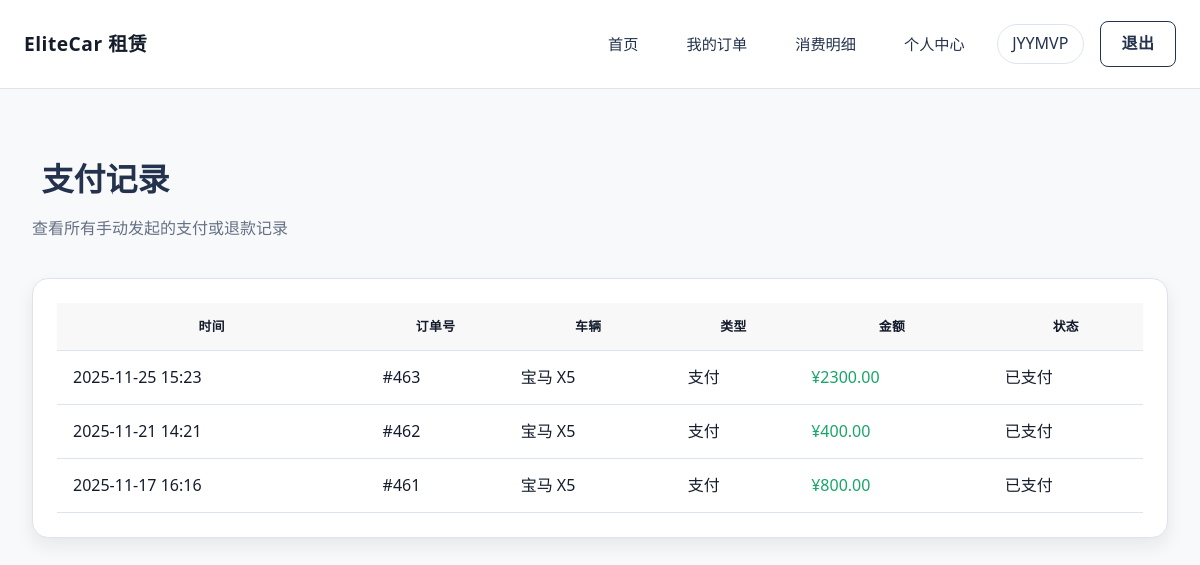
Screenshot of /accounts/payment/history/ (signed in) with the database file from the repository.
### accounts/models.py (models this page shows, shortened)
class Payment(models.Model):
    PAYMENT_STATUS_CHOICES = [
        ('PENDING', '待支付'),
        ('PAID', '已支付'),
        ('FAILED', '支付失败'),
        ('REFUNDED', '已退款'),
    ]
    TRANSACTION_TYPE_CHOICES = [
        ('CHARGE', '支付'),
        ('REFUND', '退款'),
    ]
    PAYMENT_METHOD_CHOICES = [
        ('ALIPAY', '支付宝'),
        ('WECHAT', '微信支付'),
        ('BANK', '银行卡'),
        ('CASH', '现金'),
    ]
    rental = models.ForeignKey(
        Rental,
        on_delete=models.CASCADE,
        related_name='payments',
        verbose_name='订单'
    )
    user = models.ForeignKey(
        User,
        on_delete=models.CASCADE,
        related_name='payments',
        verbose_name='用户'
    )
    amount = models.DecimalField(
        '支付金额',
        max_digits=10,
        decimal_places=2,
        validators=[MinValueValidator(Decimal('0.01'))],
        help_text='支付金额'
    )
    payment_method = models.CharField(
        '支付方式',
        max_length=20,
        choices=PAYMENT_METHOD_CHOICES,
        default='ALIPAY',
        help_text='支付方式'
    )
    transaction_type = models.CharField(
        '交易类型',
        max_length=20,
        choices=TRANSACTION_TYPE_CHOICES,
        default='CHARGE',
        help_text='区分支付或退款'
    )
    status = models.CharField(
        '支付状态',
        max_length=20,
        choices=PAYMENT_STATUS_CHOICES,
        default='PENDING',
        help_text='支付状态'
    )
    description = models.CharField(
        '备注',
        max_length=255,
        blank=True,
        null=True,
        help_text='支付或退款说明'
    )
    transaction_id = models.CharField(
        '交易号',
        max_length=100,
        blank=True,
        null=True,
        help_text='第三方交易号'
    )
    paid_at = models.DateTimeField(
        '支付时间',
        blank=True,
        null=True,
        help_text='实际支付时间'
    )
    created_at = models.DateTimeField(
        '创建时间',
        auto_now_add=True
    )
    updated_at = models.DateTimeField(
        '更新时间',
        auto_now=True
    )
    class Meta:
        db_table = 'payments'
        verbose_name = '支付记录'
        verbose_name_plural = '支付记录'
        ordering = ['-created_at']
        indexes = [
            models.Index(fields=['user', 'status']),
            models.Index(fields=['rental']),
            models.Index(fields=['transaction_id']),
            models.Index(fields=['transaction_type']),
        ]

### rentals/models.py (models this page shows, shortened)
class Rental(models.Model):
    RENTAL_STATUS_CHOICES = [
        ('PENDING', '预订中'),
        ('ONGOING', '进行中'),
        ('COMPLETED', '已完成'),
        ('CANCELLED', '已取消'),
    ]
    SETTLEMENT_STATUS_CHOICES = [
        ('UNSETTLED', '未结算'),
        ('PARTIAL', '部分结算'),
        ('SETTLED', '已结算'),
    ]
    customer = models.ForeignKey(
        Customer,
        on_delete=models.CASCADE,
        related_name='rentals',
        verbose_name='客户'
    )
    vehicle = models.ForeignKey(
        Vehicle,
        on_delete=models.CASCADE,
        related_name='rentals',
        verbose_name='车辆'
    )
    start_date = models.DateField(
        '租赁开始日期',
        help_text='租赁开始日期'
    )
    end_date = models.DateField(
        '租赁结束日期',
        help_text='租赁结束日期'
    )
    actual_return_date = models.DateField(
        '实际还车日期',
        blank=True,
        null=True,
        help_text='实际还车日期'
    )
    total_amount = models.DecimalField(
        '总金额',
        max_digits=10,
        decimal_places=2,
        validators=[MinValueValidator(Decimal('0.01'))],
        help_text='租赁总费用'
    )
    deposit = models.DecimalField(
        '押金',
        max_digits=10,
        decimal_places=2,
        default=Decimal('0.00'),
        validators=[MinValueValidator(Decimal('0.00'))],
        help_text='租赁押金金额'
    )
    pickup_location = models.CharField(
        '取车地点',
        max_length=200,
        default='门店',
        help_text='取车地点'
    )
    return_location = models.CharField(
        '还车地点',
        max_length=200,
        blank=True,
        null=True,
        help_text='还车地点（异地还车时填写）'
    )
    is_cross_location_return = models.BooleanField(
        '是否异地还车',
        default=False,
        help_text='是否异地还车'
    )
    cross_location_fee = models.DecimalField(
        '异地还车费用',
        max_digits=10,
        decimal_places=2,
        default=Decimal('0.00'),
        validators=[MinValueValidator(Decimal('0.00'))],
        help_text='异地还车产生的额外费用'
    )
    status = models.CharField(
        '订单状态',
        max_length=20,
        choices=RENTAL_STATUS_CHOICES,
        default='PENDING',
        help_text='当前订单状态'
    )
    notes = models.TextField(
        '备注',
        blank=True,
        null=True,
        help_text='订单备注信息'
    )
    created_at = models.DateTimeField(
        '创建时间',
        auto_now_add=True
    )
    updated_at = models.DateTimeField(
        '更新时间',
        auto_now=True
    )
    settlement_status = models.CharField(
        '结算状态',
        max_length=20,
        choices=SETTLEMENT_STATUS_CHOICES,
        default='UNSETTLED',
        help_text='订单费用结算状态'
    )
    settled_at = models.DateTimeField(
        '结算时间',
        blank=True,
        null=True,
        help_text='订单完成并结算的时间'
    )
    amount_paid = models.DecimalField(
        '累计支付金额',
        max_digits=10,
        decimal_places=2,
        default=Decimal('0.00'),
        help_text='用户累计支付金额（不含退款）'
    )
    amount_refunded = models.DecimalField(
        '累计退款金额',
        max_digits=10,
        decimal_places=2,
        default=Decimal('0.00'),
        help_text='系统累计退款金额'
    )
    class Meta:
        db_table = 'rentals'
        verbose_name = '租赁订单'
        verbose_name_plural = '租赁订单'
        ordering = ['-created_at']
        indexes = [
            models.Index(fields=['start_date']),
            models.Index(fields=['end_date']),
            models.Index(fields=['status']),
            models.Index(fields=['customer', 'status']),
            models.Index(fields=['vehicle', 'status']),
        ]

### vehicles/models.py (models this page shows, shortened)
class Vehicle(models.Model):
    VEHICLE_STATUS_CHOICES = [
        ('AVAILABLE', '可用'),
        ('RENTED', '已租'),
        ('MAINTENANCE', '维修中'),
    ]
    license_plate = models.CharField(
        '车牌号',
        max_length=20,
        unique=True,
        help_text='车辆唯一标识'
    )
    brand = models.CharField(
        '品牌',
        max_length=50,
        help_text='汽车品牌'
    )
    model = models.CharField(
        '型号',
        max_length=50,
        help_text='汽车型号'
    )
    vehicle_type = models.CharField(
        '车辆类型',
        max_length=20,
        help_text='如：轿车、SUV、MPV等'
    )
    color = models.CharField(
        '颜色',
        max_length=20,
        help_text='车身颜色'
    )
    seats = models.PositiveIntegerField(
        '座位数',
        default=5,
        validators=[MinValueValidator(2)],
        help_text='车辆座位数（2-50座）'
    )
    daily_rate = models.DecimalField(
        '日租金',
        max_digits=10,
        decimal_places=2,
        validators=[MinValueValidator(Decimal('0.01'))],
        help_text='每日租金价格'
    )
    status = models.CharField(
        '车辆状态',
        max_length=20,
        choices=VEHICLE_STATUS_CHOICES,
        default='AVAILABLE',
        help_text='当前车辆状态'
    )
    created_at = models.DateTimeField(
        '创建时间',
        auto_now_add=True
    )
    updated_at = models.DateTimeField(
        '更新时间',
        auto_now=True
    )
    class Meta:
        db_table = 'vehicles'
        verbose_name = '车辆'
        verbose_name_plural = '车辆'
        ordering = ['-created_at']
        indexes = [
            models.Index(fields=['license_plate']),
            models.Index(fields=['status']),
            models.Index(fields=['brand', 'model']),
            models.Index(fields=['seats']),  # 为座位数添加索引，优化搜索性能
        ]

### accounts/views.py (the view)
# urls.py: path('payment/history/', views.payment_history_view, name='payment_history'),
@login_required
def payment_history_view(request):
    payments = Payment.objects.filter(user=request.user).select_related(
        'rental', 'rental__vehicle'
    ).order_by('-created_at')
    status_filter = request.GET.get('status', '')
    if status_filter:
        payments = payments.filter(status=status_filter)
    paginator = Paginator(payments, 15)
    page_number = request.GET.get('page', 1)
    payments_page = paginator.get_page(page_number)
    context = {
        'payments': payments_page,
        'status_filter': status_filter,
    }
    return render(request, 'accounts/payment_history.html', context)

### templates/accounts/payment_history.html (shortened to what this page needs)
{% extends "base_user.html" %}
{% block content %}
<div class="profile-fullscreen">
    <div class="d-flex flex-wrap justify-content-between align-items-center mb-4 gap-3">
        <div>
            <h1 class="mb-1">支付记录</h1>
            <p class="text-muted mb-0">查看所有手动发起的支付或退款记录</p>
        </div>
    </div>
    <div class="card shadow-sm">
        <div class="card-body p-0">
            {% if payments %}
            <div class="table-responsive">
                <table class="table table-hover mb-0">
                    <thead class="table-light">
                        <tr>
                            <th>时间</th>
                            <th>订单号</th>
                            <th>车辆</th>
                            <th>类型</th>
                            <th>金额</th>
                            <th>状态</th>
                        </tr>
                    </thead>
                    <tbody>
                        {% for payment in payments %}
                        <tr>
                            <td>{{ payment.paid_at|date:"Y-m-d H:i"|default:"-" }}</td>
                            <td>#{{ payment.rental.id }}</td>
                            <td>{{ payment.rental.vehicle.brand }} {{ payment.rental.vehicle.model }}</td>
                            <td>{{ payment.get_transaction_type_display }}</td>
                            <td>
                                {% if payment.transaction_type == 'REFUND' %}
                                    <span class="text-secondary">-¥{{ payment.amount|floatformat:2 }}</span>
                                {% else %}
                                    <span class="text-success">¥{{ payment.amount|floatformat:2 }}</span>
                                {% endif %}
                            </td>
                            <td>{{ payment.get_status_display }}</td>
                        </tr>
                        {% endfor %}
                    </tbody>
                </table>
            </div>
            {% else %}
            <div class="p-4 text-center text-muted">暂无支付记录</div>
            {% endif %}
        </div>
    </div>
</div>
{% endblock %}

### templates/base_user.html (shortened to what this page needs)
{% load static %}
<!DOCTYPE html>
<html lang="zh-CN">
<head>
    <link href="{% static 'css/style.css' %}" rel="stylesheet">
</head>
<body>
    <div class="main-content" style="margin-left:0;">
        <nav class="navbar business-nav">
            <a class="nav-brand" href="{% url 'accounts:home' %}">
                EliteCar 租赁
                </a>
            <div class="nav-links">
                <a class="nav-link" href="{% url 'accounts:home' %}">首页</a>
                    {% if user.is_authenticated %}
                    <a class="nav-link" href="{% url 'accounts:my_orders' %}">我的订单</a>
                    <a class="nav-link" href="{% url 'accounts:consumption_report' %}">消费明细</a>
                    <a class="nav-link" href="{% url 'accounts:profile' %}">个人中心</a>
                    <span class="user-chip">{{ user.username }}</span>
                    <a class="btn btn-outline-secondary" href="{% url 'accounts:logout' %}">退出</a>
                    {% else %}
                    <a class="btn btn-outline-secondary" href="{% url 'accounts:login' %}">登录</a>
                    <a class="btn btn-accent" href="{% url 'accounts:register' %}">注册</a>
                    {% endif %}
            </div>
        </nav>
        <div class="page-content-wrapper">
            <div class="container-fluid px-0">
                {% block content %}{% endblock %}
            </div>
        </div>
    </div>
</body>
</html>

### static/css/style.css (style rules this page uses)
:root { --bg-page: #f7f9fc; --bg-card: #ffffff; --color-primary: #23324d; --color-primary-dark: #1a2538; --color-accent: #d48a34; --color-text: #141c2c; --color-muted: #667085; --color-border: #dde3ef; --color-success: #18a568; --color-warning: #e0a113; --color-danger: #d34a4a; --color-white: #ffffff; --btn-secondary-bg: #eef1f7; --radius-sm: 8px; --radius-md: 16px; --radius-lg: 20px; --shadow-sm: 0 8px 18px rgba(15, 23, 42, 0.08); --shadow-lg: 0 25px 45px rgba(15, 23, 42, 0.12); --transition: 0.25s cubic-bezier(0.4, 0, 0.2, 1); --content-width: min(1200px, 100%); --font-base: "Segoe UI", "Microsoft YaHei", "PingFang SC", "Helvetica Neue", Arial, sans-serif; }
* { box-sizing: border-box; margin: 0; padding: 0; }
h1, h2, h3, h4, h5, h6 { color: var(--color-primary); }
body { font-family: var(--font-base); background: var(--bg-page); color: var(--color-text); line-height: 1.6; }
a { color: inherit; text-decoration: none; }
.main-content { min-height: 100vh; }
.container-fluid { width: var(--content-width); margin: 0 auto; padding: 32px 24px; }
.d-flex { display: flex; }
.flex-wrap { flex-wrap: wrap; }
.mb-0 { margin-bottom: 0; }
.mb-1 { margin-bottom: 0.75rem; }
.mb-4 { margin-bottom: 2.25rem; }
.text-muted { color: var(--color-muted); }
.text-success { color: var(--color-success); }
.gap-3 { gap: 1.25rem; }
.navbar { position: sticky; top: 0; z-index: 100; width: var(--content-area, 100%); display: flex; justify-content: space-between; align-items: center; background: rgba(255,255,255,0.92); backdrop-filter: blur(12px); border-bottom: 1px solid var(--color-border); padding: 18px 24px; }
.nav-brand { font-size: 1.2rem; font-weight: 600; letter-spacing: 0.5px; }
.nav-links { display: flex; align-items: center; gap: 1rem; }
.nav-link { padding: 0.75rem 1rem; border-radius: var(--radius-sm); color: var(--color-primary); font-weight: 500; min-height: 52px; display: flex; align-items: center; gap: 0.6rem; font-size: 0.95rem; }
.user-chip { border-radius: 999px; padding: 0.4rem 0.9rem; background: var(--bg-card); border: 1px solid var(--color-border); color: var(--color-primary); }
.main-content { width: calc(100% - 260px); }
.container-fluid.px-0, .profile-fullscreen { min-height: calc(100vh - 160px); padding-right: 1.25rem; }
.btn { border: none; border-radius: var(--radius-sm); padding: 0.6rem 1.3rem; font-weight: 600; letter-spacing: 0.3px; cursor: pointer; transition: var(--transition); display: inline-flex; align-items: center; justify-content: center; gap: 0.45rem; background: var(--btn-secondary-bg); color: var(--color-primary); }
.btn-outline-secondary { border: 1px solid var(--color-primary); background: transparent; color: var(--color-primary); }
.card, .section-block { background: var(--bg-card); border-radius: var(--radius-md); border: 1px solid var(--color-border); box-shadow: var(--shadow-sm); margin-bottom: 1.5rem; padding: 1.5rem; }
.table { width: 100%; border-collapse: collapse; margin-bottom: 0; }
.table thead { background: rgba(31,42,55,0.03); text-transform: uppercase; font-size: 0.8rem; letter-spacing: 0.4px; }
.table th, .table td { padding: 0.85rem 1rem; border-bottom: 1px solid var(--color-border); }
.page-content-wrapper { opacity: 0; transition: opacity 0.3s ease; }
.page-content-wrapper.page-loaded { opacity: 1; }

### templates/base_user.html (style rules this page uses)
body { margin: 0; padding: 0; font-family: -apple-system, BlinkMacSystemFont, "Segoe UI", Roboto, "Helvetica Neue", Arial, sans-serif; }
.d-flex { display: flex; }
.align-items-center { align-items: center; }
.page-content-wrapper { flex: 1; display: flex; flex-direction: column; overflow-y: auto; padding: 0; width: 100%; }
.container-fluid.px-0 { flex: 1; padding-left: 0; padding-right: 0; width: 100%; max-width: 100%; }
.profile-fullscreen { padding: 2rem; width: 100%; }
body { background: var(--gray-50, #f8f9fa); }
.main-content { margin-left: 0; width: 100%; min-height: 100vh; }
.page-content-wrapper { opacity: 0; transition: opacity 0.3s ease-in; }

### rows the page displays
Payment: paid_at "2025-11-25 15:23", rental.id "463", rental.vehicle.brand "宝马", rental.vehicle.model "X5", transaction_type "支付", amount "2300.00", status "已支付"
Payment: paid_at "2025-11-21 14:21", rental.id "462", rental.vehicle.brand "宝马", rental.vehicle.model "X5", transaction_type "支付", amount "400.00", status "已支付"
Payment: paid_at "2025-11-17 16:16", rental.id "461", rental.vehicle.brand "宝马", rental.vehicle.model "X5", transaction_type "支付", amount "800.00", status "已支付"

### other values shown
{{ user.username }} "JYYMVP"
